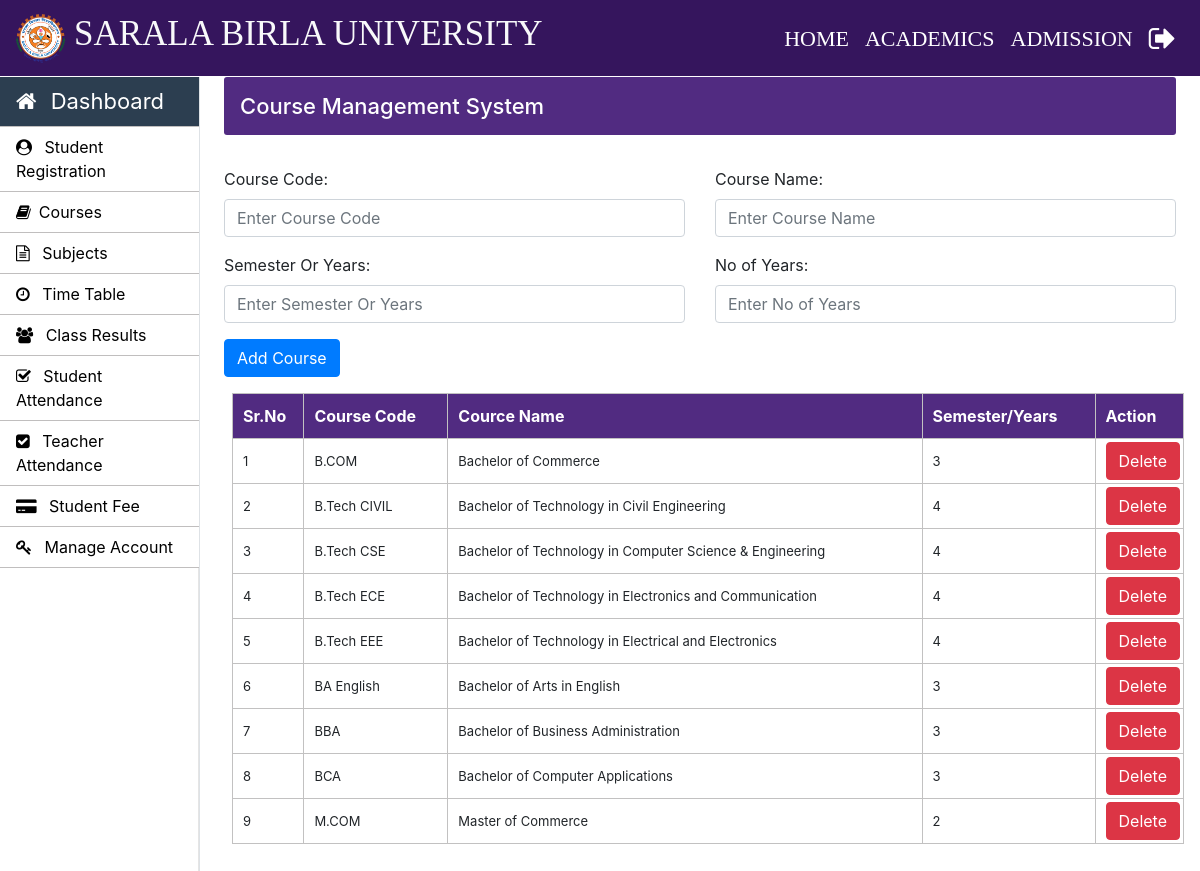
The page /Admin/courses.php (signed in) on the database its author committed.
### tables this page shows
CREATE TABLE `courses` (
  `course_code` varchar(20) NOT NULL,
  `course_name` varchar(100) NOT NULL,
  `semester_or_year` varchar(10) NOT NULL,
  `no_of_year` int(10) NOT NULL
);

### Admin/courses.php (the view, shortened to what this page needs)
<?php
		require_once "../connection/connection.php";
	?>
<!doctype html>
<html lang="en">
	<head>
	</head>
	<body>
		<?php include('../common/common-header.php') ?>
		<?php include('../common/admin-sidebar.php') ?>
		<main role="main" class="col-xl-10 col-lg-9 col-md-8 ml-sm-auto px-md-4 mb-2 w-100">
			<div class="sub-main">
				<div class="bar-margin text-center d-flex flex-wrap flex-md-nowrap pt-3 pb-2 mb-3 text-white admin-dashboard pl-3">
					<h4>Course Management System </h4>
				</div>
				<div class="row">
					<div class="col-md-12">
						<form action="courses.php" method="post">
							<div class="row mt-3">
								<div class="col-md-6">
									<div class="form-group">
										<label for="exampleInputEmail1">Course Code: </label>
										<input type="text" name="course_code" class="form-control" required placeholder="Enter Course Code">
									</div>
								</div>
								<div class="col-md-6">
									<div class="form-group">
										<label for="exampleInputPassword1">Course Name:</label>
										<input type="text" name="course_name" class="form-control" required placeholder="Enter Course Name">
									</div>
								</div>
							</div>
							<div class="row">
								<div class="col-md-6">
									<div class="form-group">
										<label for="exampleInputEmail1">Semester Or Years:</label>
										<input type="text" name="semester_or_year" class="form-control" required placeholder="Enter Semester Or Years">
									</div>
								</div>
								<div class="col-md-6">
									<div class="form-group">
										<label for="exampleInputPassword1">No of Years:</label>
										<input type="text" name="no_of_year" class="form-control" required  placeholder="Enter No of Years">
									</div>
								</div>
							</div>
							<div class="row w-100">
								<div class="col-md-12">
									<input type="submit" name="sub" value="Add Course" class=" btn btn-primary ml-auto">
								</div>
							</div>
						</form>
					</div>
				</div>
				<div class="row">
					<div class="col-md-12 ml-2">
						<section class="mt-3">
							<table class="w-100 table-elements mb-5 table-three-tr" cellpadding="3">
								<tr class="table-tr-head table-three text-white" style="background-color: #512B81 !important">
									<th>Sr.No</th>
									<th>Course Code</th>
									<th>Cource Name</th>
									<th>Semester/Years</th>
									<th>Action</th>
								</tr>
								<?php
									$sr=1;
									$query="select course_code,course_name,no_of_year from courses";
									$run=mysqli_query($con,$query);
									while($row=mysqli_fetch_array($run)) {
									echo	"<tr>";
									echo	"<td>".$sr++."</td>";
									echo	"<td>".$row['course_code']."</td>";
									echo	"<td>".$row['course_name']."</td>";
									echo	"<td>".$row['no_of_year']."</td>";
									echo	"<td width='20'><a class='btn btn-danger' href=delete-function.php?course_code=".$row['course_code'].">Delete</a></td>";
									echo	"</tr>";
									}
								?>
							</table>
						</section>
					</div>
				</div>
			</div>
		</main>
	</body>
</html>

### Css/style.css (style rules this page uses)
h4 { font-size: 22px; }
.admin-dashboard { margin-top: 1px !important; background: #2c3e50 !important; border-radius: 3px; }
.table-elements tr, td, th { font-size: 13px; border: 1px solid rgb(194, 193, 193); padding-left: 10px !important; }
.table-three { background: #2c3e50 !important; }
.table-tr-head { height: 45px !important; padding: 10px !important; margin-top: 5px !important; }
.table-font-for-transcript td, th { font-size: 16px !important; }

### Common/Css/style.css (style rules this page uses)
html, body { box-sizing: border-box; margin: 0px; padding: 0px; }
h4 { font-size: 22px; }
.admin-dashboard { margin-top: 1px !important; background: #512B81 !important; border-radius: 3px; }
.table-elements tr, td, th { font-size: 13px; border: 1px solid rgb(194, 193, 193); padding-left: 10px !important; }
.table-three { background: #2c3e50 !important; }
.table-tr-head { height: 45px !important; padding: 10px !important; margin-top: 5px !important; background-color: #4477CE; }
.table-font-for-transcript td, th { font-size: 16px !important; }

### rows shown on the page
courses: course_code "B.COM", course_name "Bachelor of Commerce", no_of_year "3"
courses: course_code "B.Tech CIVIL", course_name "Bachelor of Technology in Civil Engineering", no_of_year "4"
courses: course_code "B.Tech CSE", course_name "Bachelor of Technology in Computer Science & Engineering", no_of_year "4"
courses: course_code "B.Tech ECE", course_name "Bachelor of Technology in Electronics and Communication", no_of_year "4"
courses: course_code "B.Tech EEE", course_name "Bachelor of Technology in Electrical and Electronics", no_of_year "4"
courses: course_code "BA English", course_name "Bachelor of Arts in English", no_of_year "3"
courses: course_code "BBA", course_name "Bachelor of Business Administration", no_of_year "3"
courses: course_code "BCA", course_name "Bachelor of Computer Applications", no_of_year "3"
courses: course_code "M.COM", course_name "Master of Commerce", no_of_year "2"
